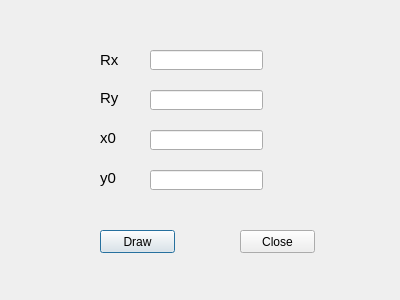
<?xml version="1.0" encoding="UTF-8"?>
<ui version="4.0">
 <class>Ellipse</class>
 <widget class="QDialog" name="Ellipse">
  <property name="geometry">
   <rect>
    <x>0</x>
    <y>0</y>
    <width>400</width>
    <height>300</height>
   </rect>
  </property>
  <property name="windowTitle">
   <string>Dialog</string>
  </property>
  <widget class="QLabel" name="label">
   <property name="geometry">
    <rect>
     <x>100</x>
     <y>50</y>
     <width>21</width>
     <height>20</height>
    </rect>
   </property>
   <property name="font">
    <font>
     <pointsize>11</pointsize>
    </font>
   </property>
   <property name="text">
    <string>Rx</string>
   </property>
  </widget>
  <widget class="QLabel" name="label_2">
   <property name="geometry">
    <rect>
     <x>100</x>
     <y>90</y>
     <width>21</width>
     <height>16</height>
    </rect>
   </property>
   <property name="font">
    <font>
     <pointsize>11</pointsize>
    </font>
   </property>
   <property name="text">
    <string>Ry</string>
   </property>
  </widget>
  <widget class="QLabel" name="label_3">
   <property name="geometry">
    <rect>
     <x>100</x>
     <y>130</y>
     <width>21</width>
     <height>16</height>
    </rect>
   </property>
   <property name="font">
    <font>
     <pointsize>11</pointsize>
    </font>
   </property>
   <property name="text">
    <string>x0</string>
   </property>
  </widget>
  <widget class="QLabel" name="label_4">
   <property name="geometry">
    <rect>
     <x>100</x>
     <y>170</y>
     <width>21</width>
     <height>16</height>
    </rect>
   </property>
   <property name="font">
    <font>
     <pointsize>11</pointsize>
    </font>
   </property>
   <property name="text">
    <string>y0</string>
   </property>
  </widget>
  <widget class="QLineEdit" name="rx">
   <property name="geometry">
    <rect>
     <x>150</x>
     <y>50</y>
     <width>113</width>
     <height>20</height>
    </rect>
   </property>
  </widget>
  <widget class="QLineEdit" name="ry">
   <property name="geometry">
    <rect>
     <x>150</x>
     <y>90</y>
     <width>113</width>
     <height>20</height>
    </rect>
   </property>
  </widget>
  <widget class="QLineEdit" name="x0">
   <property name="geometry">
    <rect>
     <x>150</x>
     <y>130</y>
     <width>113</width>
     <height>20</height>
    </rect>
   </property>
  </widget>
  <widget class="QLineEdit" name="y0">
   <property name="geometry">
    <rect>
     <x>150</x>
     <y>170</y>
     <width>113</width>
     <height>20</height>
    </rect>
   </property>
  </widget>
  <widget class="QPushButton" name="drawBtn">
   <property name="geometry">
    <rect>
     <x>100</x>
     <y>230</y>
     <width>75</width>
     <height>23</height>
    </rect>
   </property>
   <property name="text">
    <string>Draw</string>
   </property>
  </widget>
  <widget class="QPushButton" name="closeBtn">
   <property name="geometry">
    <rect>
     <x>240</x>
     <y>230</y>
     <width>75</width>
     <height>23</height>
    </rect>
   </property>
   <property name="text">
    <string>Close</string>
   </property>
  </widget>
 </widget>
 <resources/>
 <connections>
  <connection>
   <sender>closeBtn</sender>
   <signal>clicked()</signal>
   <receiver>Ellipse</receiver>
   <slot>close()</slot>
   <hints>
    <hint type="sourcelabel">
     <x>277</x>
     <y>241</y>
    </hint>
    <hint type="destinationlabel">
     <x>199</x>
     <y>149</y>
    </hint>
   </hints>
  </connection>
 </connections>
</ui>
